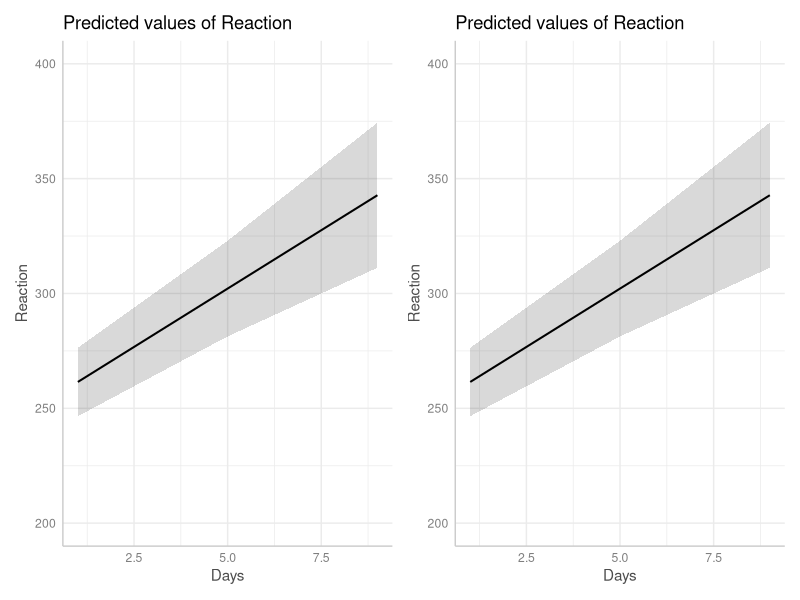
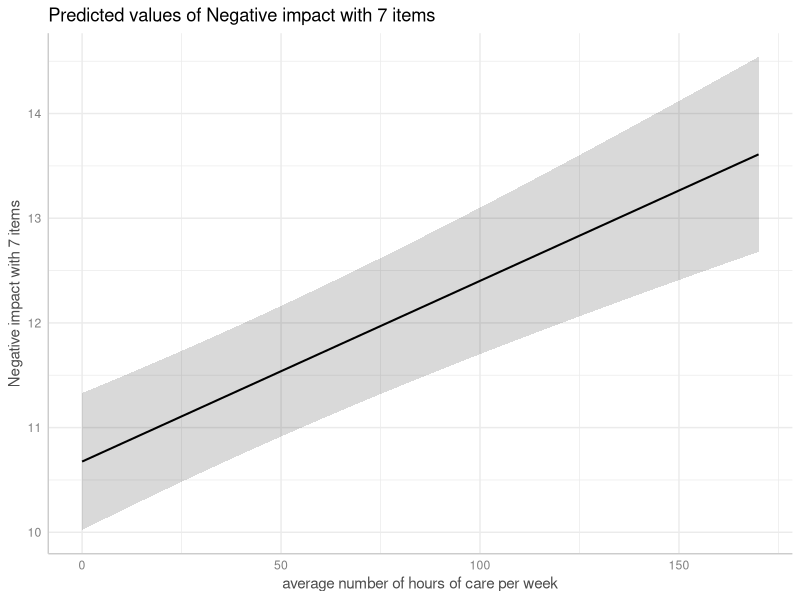
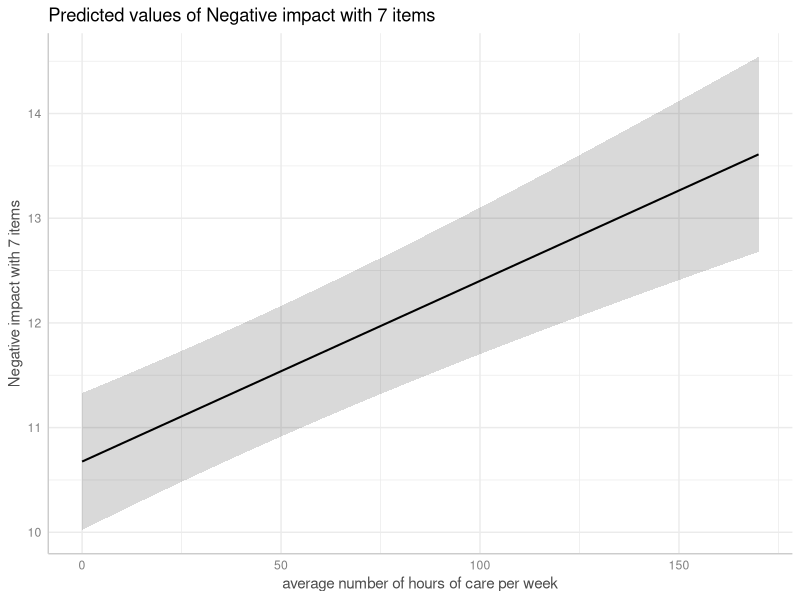
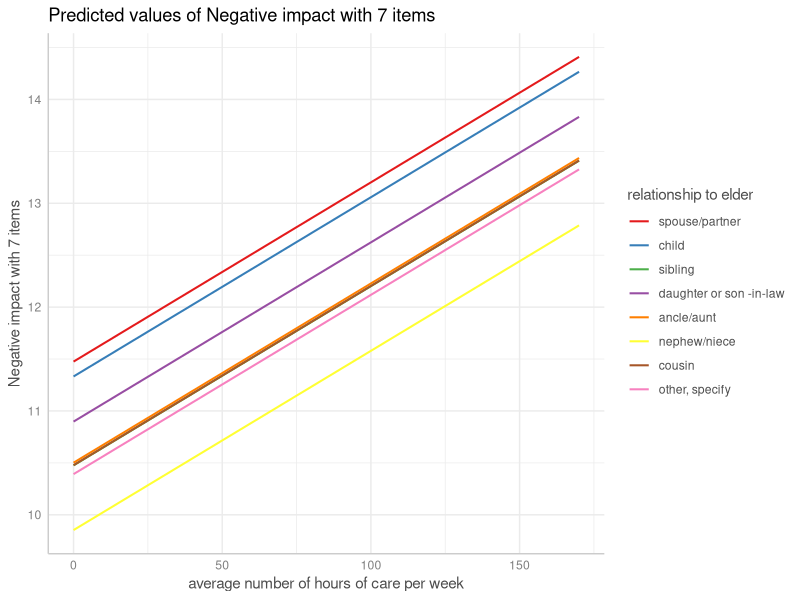
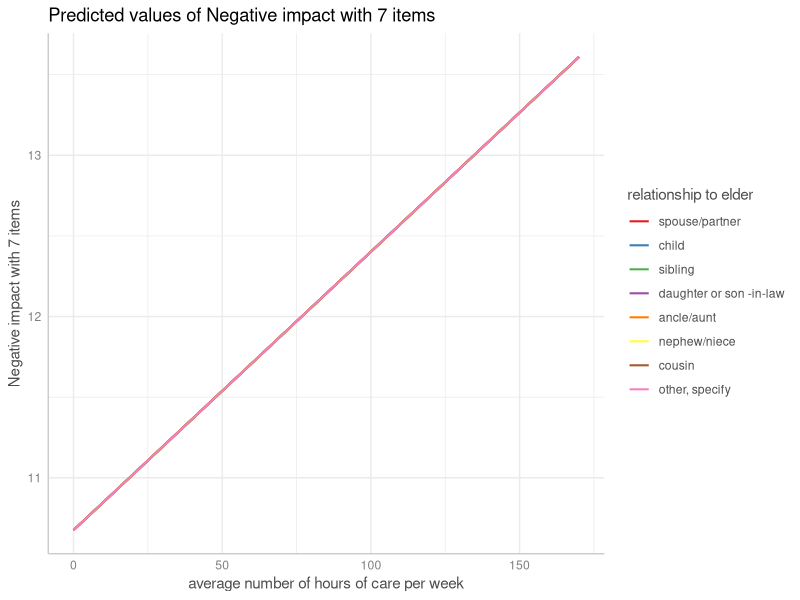
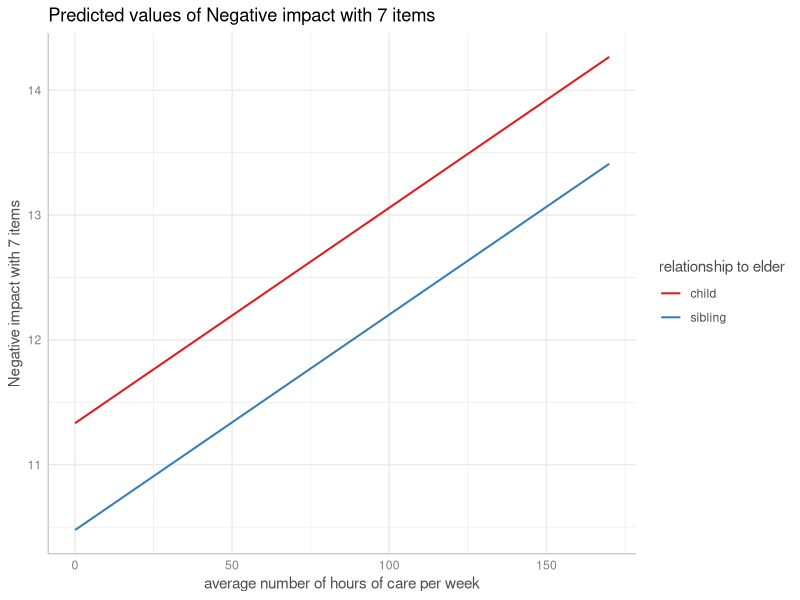
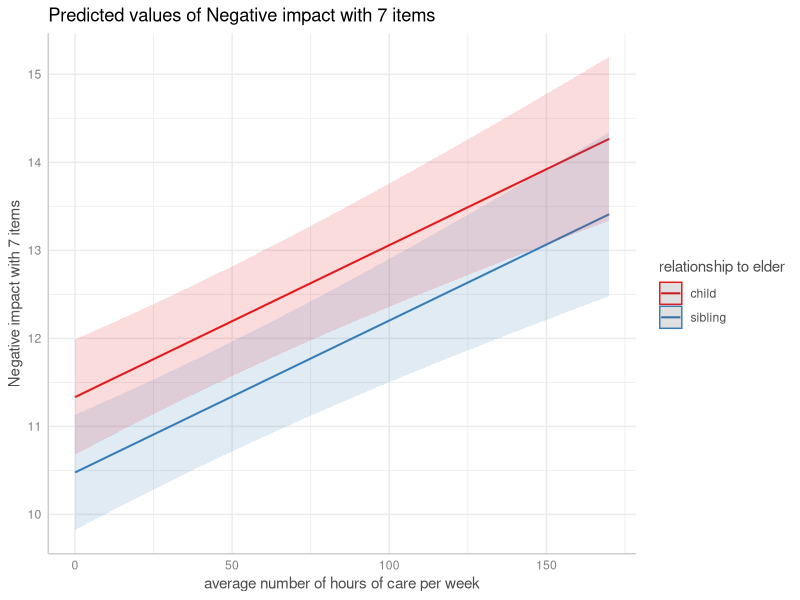
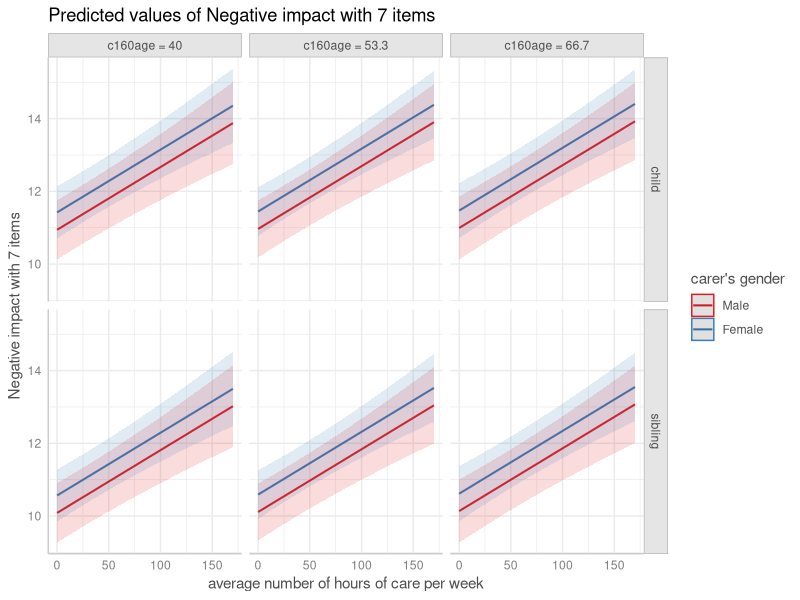

These figures' R source, in order:
## ---- chunk 1
knitr::opts_chunk$set(collapse = TRUE, comment = "#>", dev = "png", fig.width = 7, fig.height = 4, message = FALSE, warning = FALSE)
options(width = 800)
if (!requireNamespace("ggplot2", quietly = TRUE) ||
    !requireNamespace("lme4", quietly = TRUE) ||
    !requireNamespace("glmmTMB", quietly = TRUE) ||
    !requireNamespace("patchwork", quietly = TRUE) ||
    !requireNamespace("sjlabelled", quietly = TRUE)) {
  knitr::opts_chunk$set(eval = FALSE)
}
## ---- chunk 2
library(ggeffects)
library(lme4)
data(sleepstudy)

# balanced data set
m <- lmer(Reaction ~ Days + (1 + Days | Subject), data = sleepstudy)

# conditional effect
predict_response(m, "Days [1,5,9]")

# average marginal effect
predict_response(m, "Days [1,5,9]", marginalize = "empirical")

# create imbalanced data set
set.seed(123)
strapped <- sleepstudy[sample.int(nrow(sleepstudy), nrow(sleepstudy), replace = TRUE), ]
m <- lmer(Reaction ~ Days + (1 + Days | Subject), data = strapped)

# conditional effect
predict_response(m, "Days [1,5,9]")

# average marginal effect
predict_response(m, "Days [1,5,9]", marginalize = "empirical")
## ---- chunk 3
predict_response(m, "Days [1,5,9]", type = "random")

# Or as comparison via plots:
library(patchwork)
pr1 <- predict_response(m, "Days [1,5,9]")
pr2 <- predict_response(m, "Days [1,5,9]", type = "random")
plot(pr1, limits = c(200, 400)) + plot(pr2, limits = c(200, 400))
## ---- chunk 4
predict_response(m, "Days", type = "simulate")
## ---- chunk 5
library(glmmTMB)
set.seed(123)
sleepstudy$x <- as.factor(sample(1:3, nrow(sleepstudy), replace = TRUE))
# REML is FALSE
m1 <- glmmTMB(Reaction ~ Days + x + (1 + Days | Subject), data = sleepstudy, REML = FALSE)
# REML is TRUE
m2 <- glmmTMB(Reaction ~ Days + x + (1 + Days | Subject), data = sleepstudy, REML = TRUE)

# predictions when REML is FALSE - no difference between type = "fixed"
# and type = "random" in predictions, only for intervals
predict_response(m1, "Days [1:3]")
predict_response(m1, "Days [1:3]", type = "random")

# predictions when REML is TRUE - we now see a difference both
# for intervals *and* predictions
predict_response(m2, "Days [1:3]")
predict_response(m2, "Days[1:3]", type = "random")
## ---- chunk 6
data("sleepstudy", package = "lme4")
# mixed model with lme4
m_lmer <- lme4::lmer(Reaction ~ poly(Days, 2) + (1 | Subject),
  data = sleepstudy
)
# equivalent model, random effects are defined via s(..., bs = "re")
m_gam <- mgcv::gam(Reaction ~ poly(Days, 2) + s(Subject, bs = "re"),
  family = gaussian(), data = sleepstudy, method = "ML"
)

# predictions are identical
predict_response(m_gam, terms = "Days", exclude = "s(Subject)", newdata.guaranteed = TRUE)

predict_response(m_lmer, terms = "Days")
## ---- chunk 7
library(glmmTMB)
data(Salamanders)
m <- glmmTMB(
  count ~ spp + mined + (1 | site),
  ziformula = ~ spp + mined,
  family = truncated_poisson,
  data = Salamanders
)
## ---- chunk 8
predict_response(m, "spp")

predict_response(m, "spp", type = "random")
## ---- chunk 9
predict_response(m, "spp", type = "zero_inflated")
## ---- chunk 10
predict_response(m, "spp", type = "simulate")
## ---- chunk 11
predict_response(m, "spp", marginalize = "empirical")
## ---- chunk 12
library(sjlabelled)
data(efc)
efc$e15relat <- as_label(efc$e15relat)
m <- lmer(neg_c_7 ~ c12hour + c160age + c161sex + (1 | e15relat), data = efc)
me <- predict_response(m, terms = "c12hour")
plot(me)
## ---- chunk 13
me <- predict_response(m, terms = "c12hour", type = "random")
plot(me)
## ---- chunk 14
me <- predict_response(m, terms = c("c12hour", "e15relat"), type = "random")
plot(me, show_ci = FALSE)
## ---- chunk 15
me <- predict_response(m, terms = c("c12hour", "e15relat"), marginalize = "empirical")
plot(me, show_ci = FALSE)
## ---- chunk 16
me <- predict_response(m, terms = c("c12hour", "e15relat [child,sibling]"), type = "random")
plot(me, show_ci = FALSE)
## ---- chunk 17
plot(me)
## ---- chunk 18
me <- predict_response(
  m,
  terms = c("c12hour", "c161sex", "c160age", "e15relat [child,sibling]"),
  type = "random"
)
plot(me)
## ---- chunk 19
set.seed(123)
m <- lmer(Reaction ~ Days + (1 + Days | Subject), data = sleepstudy)
me <- predict_response(m, terms = c("Days", "Subject [sample=7]"), type = "random")
plot(me)
## ---- chunk 20
plot(me, show_data = TRUE, show_ci = FALSE)
## ---- chunk 21
me <- predict_response(
  m,
  terms = c("Days", "Subject [sample=7]"),
  type = "random",
  interval = "confidence"
)
# for average marginal effects, this would be:
# predict_response(m, terms = c("Days", "Subject [sample=7]"), marginalize = "empirical")
plot(me)
